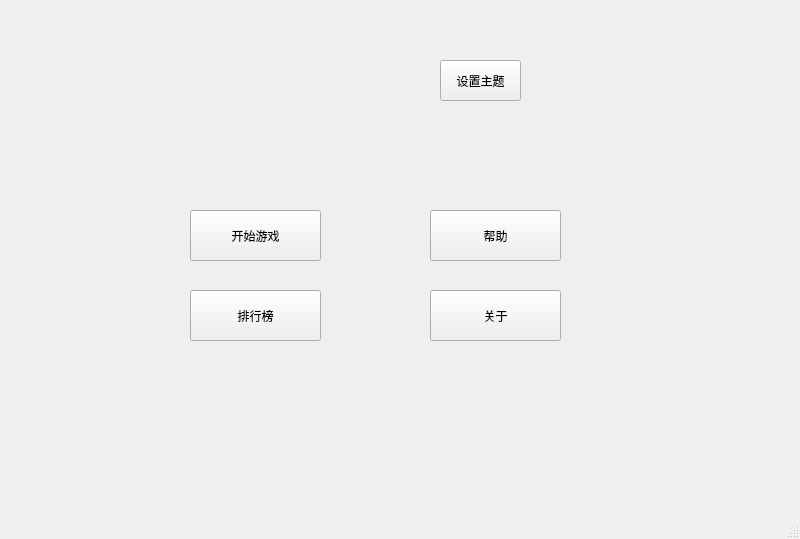
<?xml version="1.0" encoding="UTF-8"?>
<ui version="4.0">
 <class>Start</class>
 <widget class="QMainWindow" name="Start">
  <property name="geometry">
   <rect>
    <x>0</x>
    <y>0</y>
    <width>800</width>
    <height>539</height>
   </rect>
  </property>
  <property name="windowTitle">
   <string>宝石迷阵</string>
  </property>
  <widget class="QWidget" name="centralwidget">
   <widget class="QPushButton" name="btn_startToGame">
    <property name="geometry">
     <rect>
      <x>190</x>
      <y>210</y>
      <width>131</width>
      <height>51</height>
     </rect>
    </property>
    <property name="text">
     <string>开始游戏</string>
    </property>
   </widget>
   <widget class="QPushButton" name="btn_mainToRank">
    <property name="geometry">
     <rect>
      <x>190</x>
      <y>290</y>
      <width>131</width>
      <height>51</height>
     </rect>
    </property>
    <property name="text">
     <string>排行榜</string>
    </property>
   </widget>
   <widget class="QLabel" name="label_welcome">
    <property name="geometry">
     <rect>
      <x>40</x>
      <y>60</y>
      <width>350</width>
      <height>41</height>
     </rect>
    </property>
    <property name="font">
     <font>
      <family>华文新魏</family>
      <pointsize>20</pointsize>
     </font>
    </property>
    <property name="text">
     <string/>
    </property>
   </widget>
   <widget class="QPushButton" name="btn_help">
    <property name="geometry">
     <rect>
      <x>430</x>
      <y>210</y>
      <width>131</width>
      <height>51</height>
     </rect>
    </property>
    <property name="text">
     <string>帮助</string>
    </property>
   </widget>
   <widget class="QPushButton" name="btn_about">
    <property name="geometry">
     <rect>
      <x>430</x>
      <y>290</y>
      <width>131</width>
      <height>51</height>
     </rect>
    </property>
    <property name="text">
     <string>关于</string>
    </property>
   </widget>
   <widget class="QPushButton" name="btn_themeChange">
    <property name="geometry">
     <rect>
      <x>440</x>
      <y>60</y>
      <width>81</width>
      <height>41</height>
     </rect>
    </property>
    <property name="text">
     <string>设置主题</string>
    </property>
   </widget>
  </widget>
  <widget class="QMenuBar" name="menubar">
   <property name="geometry">
    <rect>
     <x>0</x>
     <y>0</y>
     <width>800</width>
     <height>22</height>
    </rect>
   </property>
  </widget>
  <widget class="QStatusBar" name="statusbar"/>
 </widget>
 <resources/>
 <connections/>
</ui>
